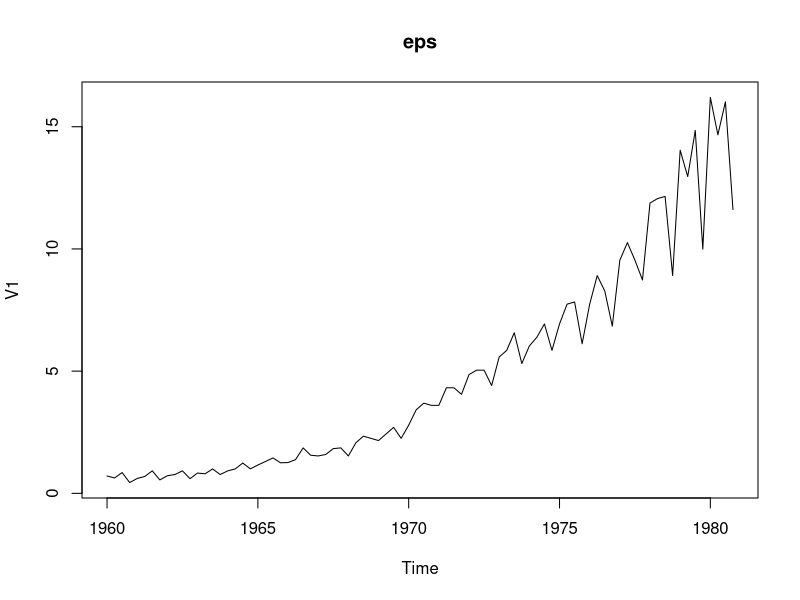
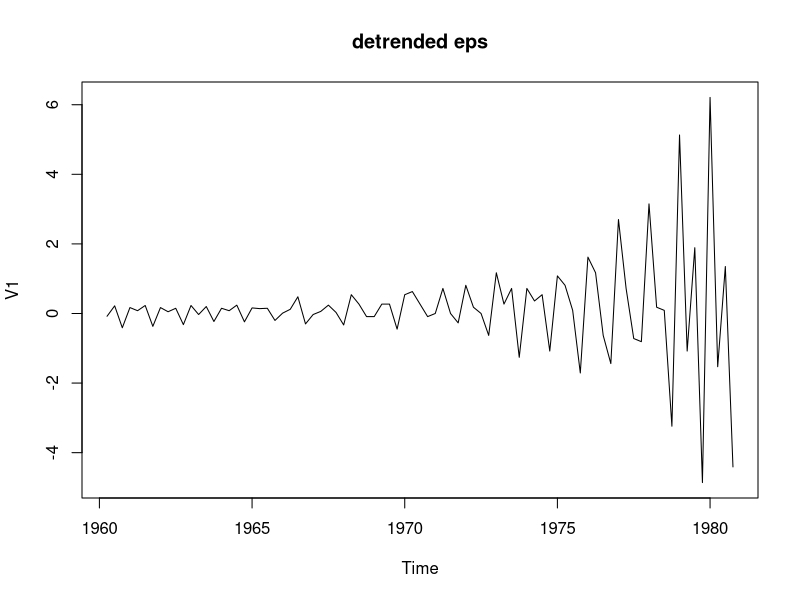
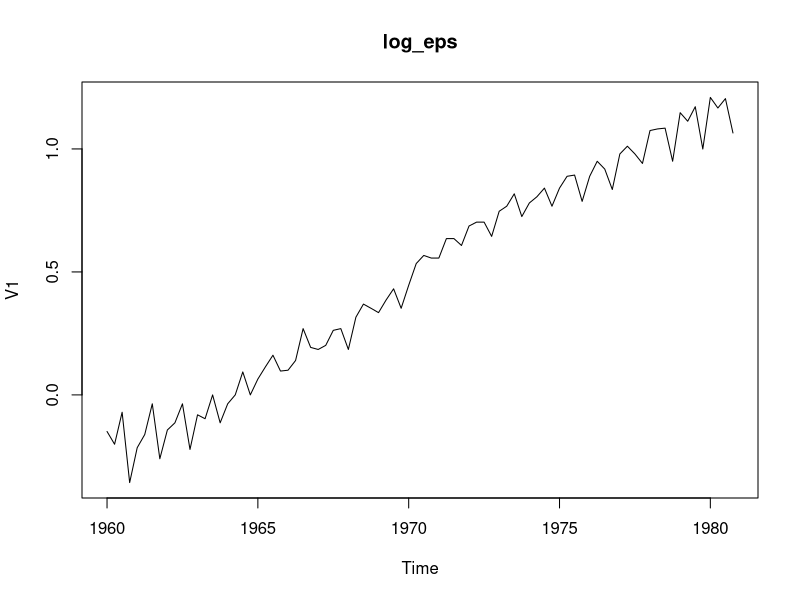
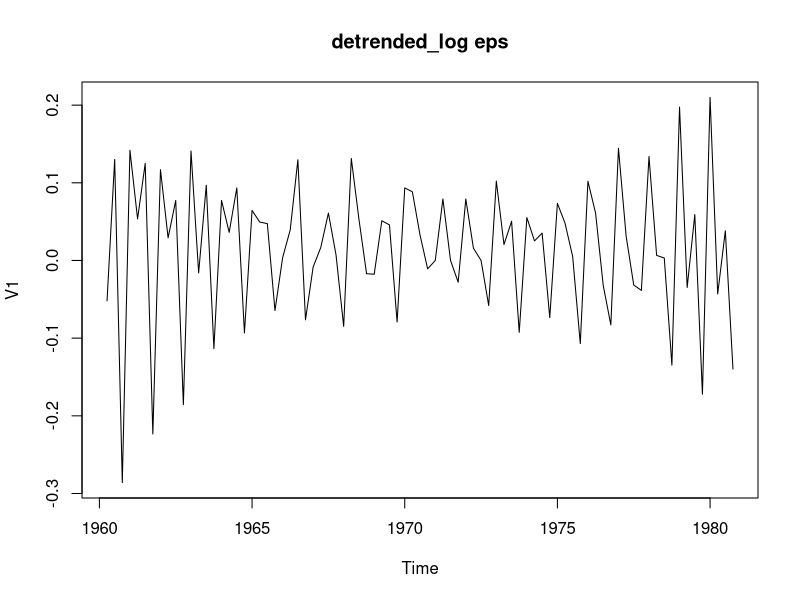
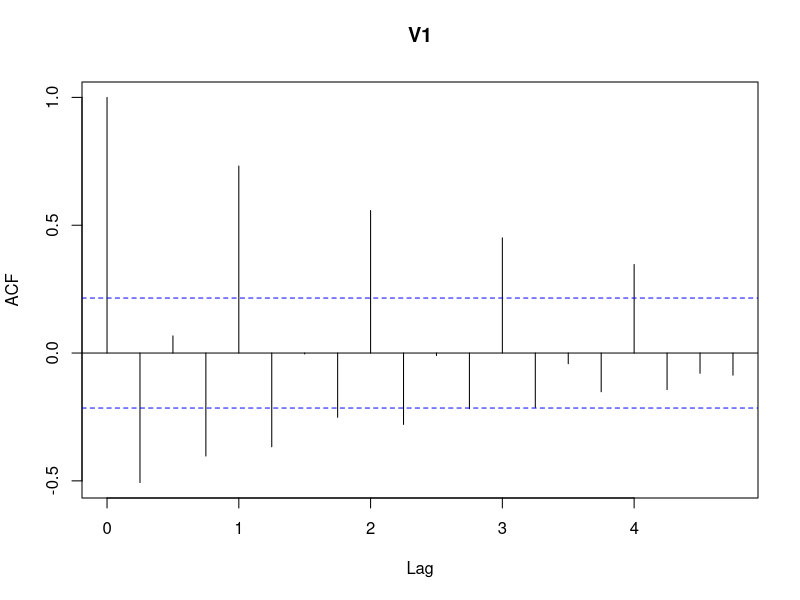
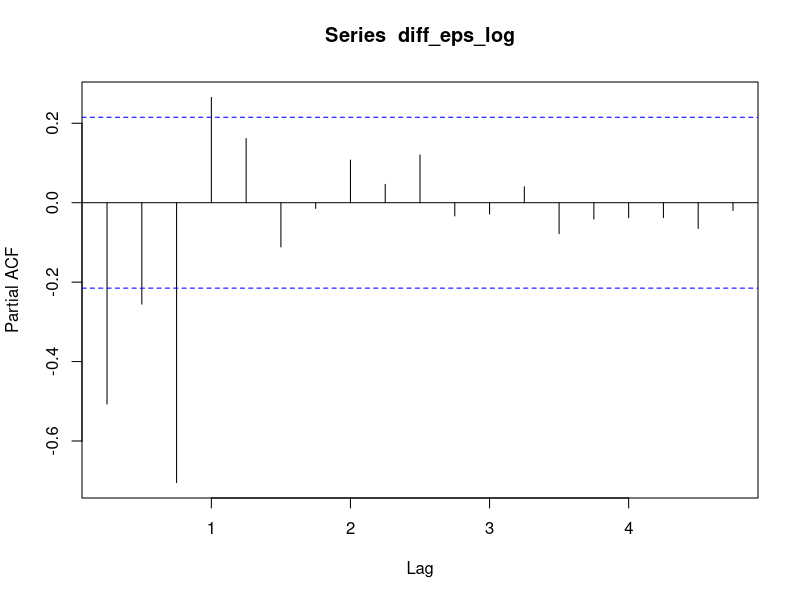
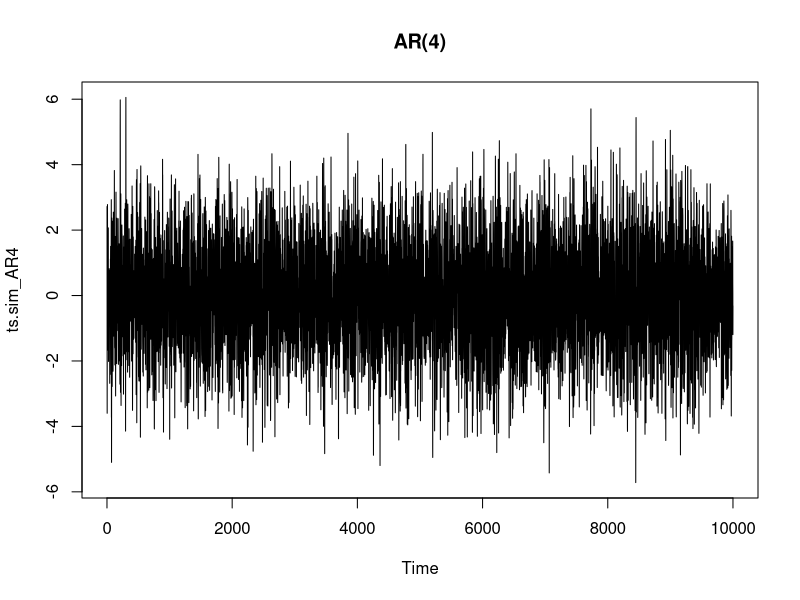
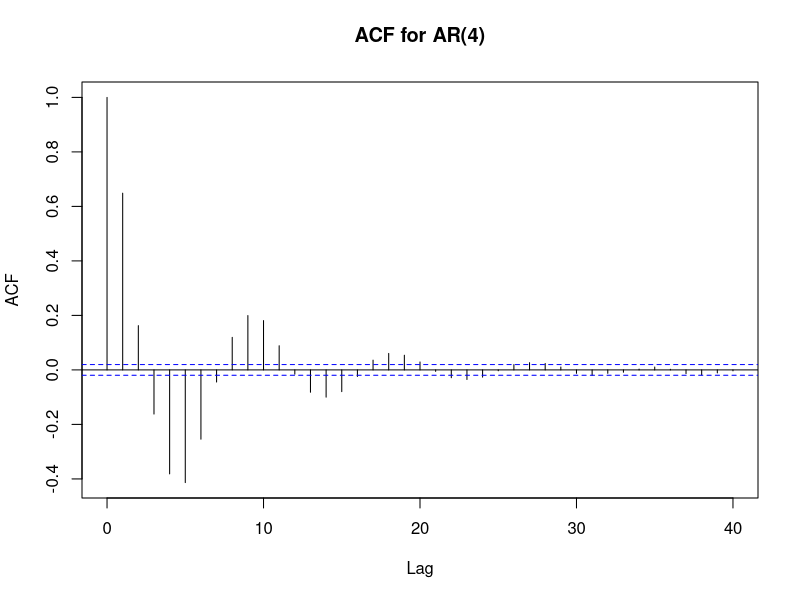

The R script that drew these images, in order:
## ---- chunk 1
data <- read.table("jj.dat", sep = "\n")
## ---- chunk 2
eps  <- ts(data, start = 1960, frequency = 4)
## ---- chunk 3
plot(eps,type="l", main = "eps")
## ---- chunk 4
diff_eps <- diff(eps)
plot (diff_eps, type="l", main="detrended eps")
## ---- chunk 5
plot(log10(eps),type="l", main = "log_eps")
## ---- chunk 6
diff_eps_log <- diff(log10(eps))
plot (diff_eps_log, type="l", main="detrended_log eps")
## ---- chunk 7
acf(diff_eps_log)
## ---- chunk 8
pacf(diff_eps_log)
## ---- chunk 9
arima_model <- arima(diff_eps_log, order = c(4, 0, 0))
AIC(arima_model)
## ---- chunk 10
ts.sim_AR4 <- arima.sim(n = 10000, list(ar = c(0.9, -0.5, 0.2, -0.3)))
plot(ts.sim_AR4, main = "AR(4)")
acf(ts.sim_AR4, main = "ACF for AR(4)")
pacf(ts.sim_AR4, main = "PACF for AR(4)")
## ---- chunk 11
ts.sim_AR3 <- arima.sim(n = 10000, list(ar = c(0.9, -0.5, 0.2)))
plot(ts.sim_AR3, main = "AR(3)")
acf(ts.sim_AR3, main = "ACF for AR(3)")
pacf(ts.sim_AR3, main = "PACF for AR(3)")
## ---- chunk 12
ts.sim_AR2 <- arima.sim(n = 10000, list(ar = c(0.9, -0.5)))
plot(ts.sim_AR2, main = "AR(2)")
acf(ts.sim_AR2, main = "ACF for AR(2)")
pacf(ts.sim_AR2, main = "PACF for AR(2)")
## ---- chunk 13
ts.sim_AR1 <- arima.sim(n = 10000, list(ar = c(0.9)))
plot(ts.sim_AR1, main = "AR(1)")
acf(ts.sim_AR1, main = "ACF for AR(1)")
pacf(ts.sim_AR1, main = "PACF for AR(1)")
## ---- chunk 14
ts.sim_MA4 <- arima.sim(n = 10000, list( ma = c(-1.9, 1.7, -1.5, 1.5)))
plot(ts.sim_MA4, main = "MA(4)")
acf(ts.sim_MA4, main = "ACF for MA(4)")
pacf(ts.sim_MA4, main = "PACF for MA(4)")
## ---- chunk 15
ts.sim_MA3 <- arima.sim(n = 10000, list( ma = c(-1.9, 1.7, -1.5)))
plot(ts.sim_MA3, main = "MA(3)")
acf(ts.sim_MA3, main = "ACF for MA(3)")
pacf(ts.sim_MA3, main = "PACF for MA(3)")
## ---- chunk 16
ts.sim_MA2 <- arima.sim(n = 10000, list( ma = c(-1.9, 1.7)))
plot(ts.sim_MA2, main = "MA(2)")
acf(ts.sim_MA2, main = "ACF for MA(2)")
pacf(ts.sim_MA2, main = "PACF for MA(2)")
## ---- chunk 17
ts.sim_MA1 <- arima.sim(n = 10000, list( ma = c(-1.9)))
plot(ts.sim_MA1, main = "MA(1)")
acf(ts.sim_MA1, main = "ACF for MA(1)")
pacf(ts.sim_MA1, main = "PACF for MA(1)")
